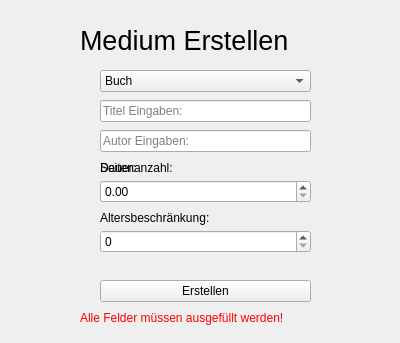
<?xml version="1.0" encoding="UTF-8"?>
<ui version="4.0">
 <class>Createmedia</class>
 <widget class="QWidget" name="Createmedia">
  <property name="geometry">
   <rect>
    <x>0</x>
    <y>0</y>
    <width>400</width>
    <height>343</height>
   </rect>
  </property>
  <property name="windowTitle">
   <string>Form</string>
  </property>
  <widget class="QPushButton" name="pushButton">
   <property name="geometry">
    <rect>
     <x>100</x>
     <y>280</y>
     <width>211</width>
     <height>22</height>
    </rect>
   </property>
   <property name="text">
    <string>Erstellen</string>
   </property>
  </widget>
  <widget class="QLineEdit" name="lineEditAutor">
   <property name="geometry">
    <rect>
     <x>100</x>
     <y>130</y>
     <width>211</width>
     <height>22</height>
    </rect>
   </property>
   <property name="placeholderText">
    <string>Autor Eingaben:</string>
   </property>
  </widget>
  <widget class="QLabel" name="labelMediumErstellen">
   <property name="geometry">
    <rect>
     <x>80</x>
     <y>30</y>
     <width>261</width>
     <height>21</height>
    </rect>
   </property>
   <property name="font">
    <font>
     <pointsize>20</pointsize>
    </font>
   </property>
   <property name="text">
    <string>Medium Erstellen</string>
   </property>
  </widget>
  <widget class="QLineEdit" name="lineEditTitle">
   <property name="geometry">
    <rect>
     <x>100</x>
     <y>100</y>
     <width>211</width>
     <height>22</height>
    </rect>
   </property>
   <property name="toolTip">
    <string/>
   </property>
   <property name="statusTip">
    <string/>
   </property>
   <property name="inputMask">
    <string/>
   </property>
   <property name="placeholderText">
    <string>Titel Eingaben:</string>
   </property>
  </widget>
  <widget class="QComboBox" name="comboBoxMediaType">
   <property name="geometry">
    <rect>
     <x>100</x>
     <y>70</y>
     <width>211</width>
     <height>22</height>
    </rect>
   </property>
   <item>
    <property name="text">
     <string>Buch</string>
    </property>
   </item>
   <item>
    <property name="text">
     <string>CD</string>
    </property>
   </item>
   <item>
    <property name="text">
     <string>DVD</string>
    </property>
   </item>
   <item>
    <property name="text">
     <string>BlueRay</string>
    </property>
   </item>
  </widget>
  <widget class="QSpinBox" name="spinBoxSeitenzahl">
   <property name="geometry">
    <rect>
     <x>100</x>
     <y>180</y>
     <width>211</width>
     <height>23</height>
    </rect>
   </property>
  </widget>
  <widget class="QLabel" name="labelSeitenanzahl">
   <property name="geometry">
    <rect>
     <x>100</x>
     <y>160</y>
     <width>101</width>
     <height>16</height>
    </rect>
   </property>
   <property name="text">
    <string>Seitenanzahl:</string>
   </property>
  </widget>
  <widget class="QLabel" name="labelDauer">
   <property name="geometry">
    <rect>
     <x>100</x>
     <y>160</y>
     <width>101</width>
     <height>16</height>
    </rect>
   </property>
   <property name="text">
    <string>Dauer:</string>
   </property>
  </widget>
  <widget class="QDoubleSpinBox" name="doubleSpinBoxDauer">
   <property name="geometry">
    <rect>
     <x>100</x>
     <y>180</y>
     <width>211</width>
     <height>23</height>
    </rect>
   </property>
   <property name="maximum">
    <double>214748364700.000000000000000</double>
   </property>
  </widget>
  <widget class="QSpinBox" name="spinBoxAlter">
   <property name="geometry">
    <rect>
     <x>100</x>
     <y>230</y>
     <width>211</width>
     <height>23</height>
    </rect>
   </property>
  </widget>
  <widget class="QLabel" name="labelAlter">
   <property name="geometry">
    <rect>
     <x>100</x>
     <y>210</y>
     <width>161</width>
     <height>16</height>
    </rect>
   </property>
   <property name="text">
    <string>&lt;html&gt;&lt;head/&gt;&lt;body&gt;&lt;p&gt;Altersbeschränkung:&lt;/p&gt;&lt;/body&gt;&lt;/html&gt;</string>
   </property>
  </widget>
  <widget class="QLabel" name="labelAll">
   <property name="geometry">
    <rect>
     <x>80</x>
     <y>310</y>
     <width>271</width>
     <height>16</height>
    </rect>
   </property>
   <property name="text">
    <string>&lt;html&gt;&lt;head/&gt;&lt;body&gt;&lt;p&gt;&lt;span style=&quot; color:#ff0000;&quot;&gt;Alle Felder müssen ausgefüllt werden!&lt;/span&gt;&lt;/p&gt;&lt;/body&gt;&lt;/html&gt;</string>
   </property>
  </widget>
 </widget>
 <resources/>
 <connections/>
</ui>
